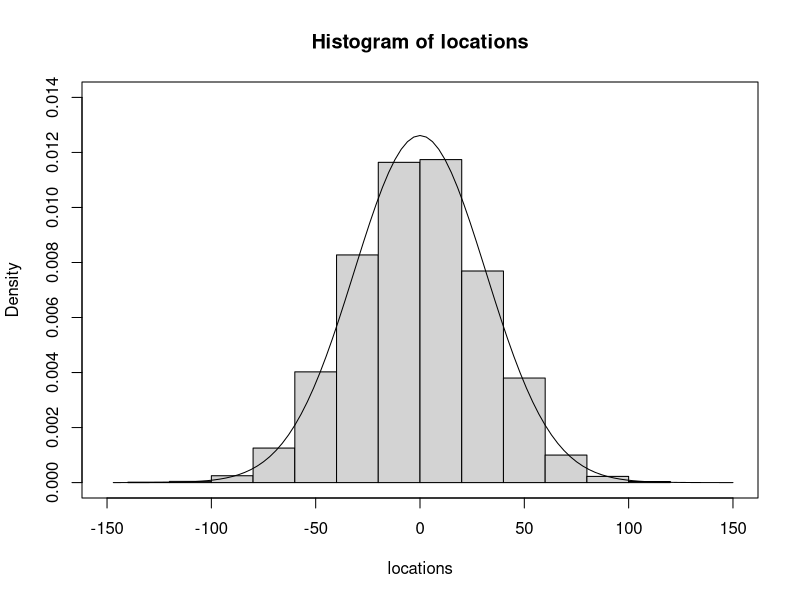
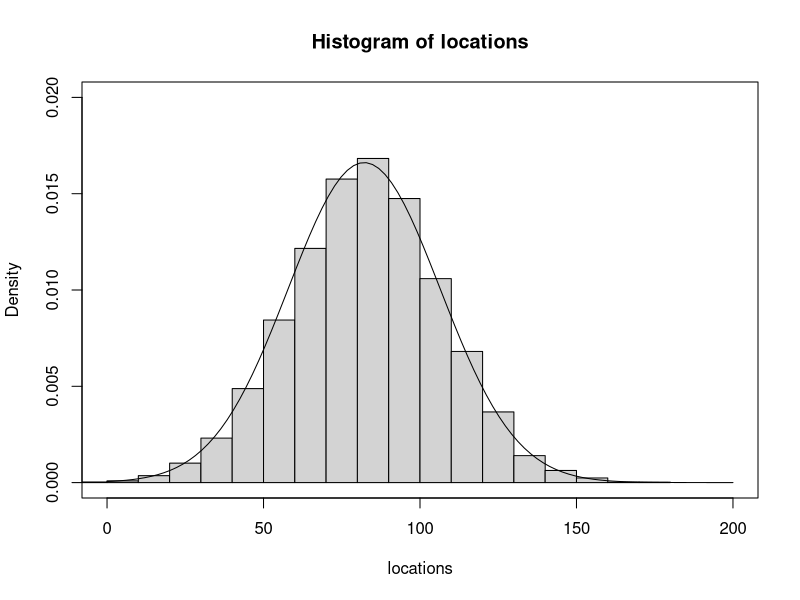

Reproduce these figures in R, in order.
np <- 10000 #number of particles
r <- 1/2 # probability that a particle moves to right
T <- 1000 # steps of particle move

locations <- rep(c(0),times = np)

for(j in 1:T){
	rnd <- runif(np)
	for(i in 1:np){
		if(rnd[[i]] < r){
			add <- 1
		} else {
			add <- -1
		}
		locations[[i]] <- locations[[i]]+add
	}
}
# theoretical mean and variance
(2*r-1)*T
4*r*(1-r)*T
# simulation mean and variance
mean(locations)
var(locations)

x <- 150*(seq(100)/50-1)
y <- dnorm(x, mean=(2*r-1)*T, sd=sqrt(4*r*(1-r)*T))
hist(locations,freq=F,xlim=c(-150,150), ylim=c(0,0.014))
par(new=T)
plot(x,y, type="l",xlim=c(-150,150),ylim=c(0,0.014), ann=F, xaxt="n", yaxt="n")

# Exercise
# In this simulation, a particle moves to either right or left, and does not stay at the same location.
# Consider a case that a particle stay at the same location (i.e., r + l < 1)
# 1. compute mean and variance of the location after T movements
# 2. write a code for simulation of the case
# 3. compare the theoretical and simulation results







# Answer
# stay at the same location
r <- 1/3
l <- 1/4
locations <- rep(c(0), times=np)
for(j in 1:T){
	rnd <- runif(np)
	for(i in 1:np){
		if(rnd[[i]] < r){
			add <- 1
		} else if(rnd[[i]]<r+l) {
			add <- -1
		} else {
			add <- 0
		}
		locations[[i]] <- locations[[i]]+add
	}
}
#theoretical mean and variance
T*(r-l) # (1)*R + (-1)*L + 0*(T-R-L) where R=rT, L=lT.
T*r*(1-r)+T*l*(1-l)+2*T*r*l # Var(R-L) = Var(R) + Var(L) + 2*Cov(R,L), and Cov(R, L) = -T*r*l
# simulation mean and variance
mean(locations)
var(locations)

x <- 2*seq(100)
y <- dnorm(x, mean=T*(r-l), sd=sqrt(T*r*(1-r)+T*l*(1-l)+2*T*r*l))
hist(locations,freq=F,xlim=c(0,200), ylim=c(0,0.02))
par(new=T)
plot(x,y, type="l",ylim=c(0,0.02), ann=F, xaxt="n", yaxt="n")



